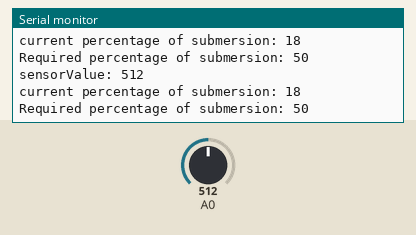
The sketch below on a simulated Arduino Uno, built with avr-gcc and run on an emulated ATmega328P. Parts: the last lines printed to the serial monitor. Inputs (shaded band) come from the test bench; at power-on: A0 = 512.

Above: at 5.3 s.
5.4 s: A0 set to 937
At 6.21 s:
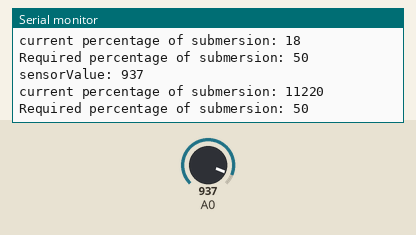
8.5 s: A0 set to 938
At 8.89 s:
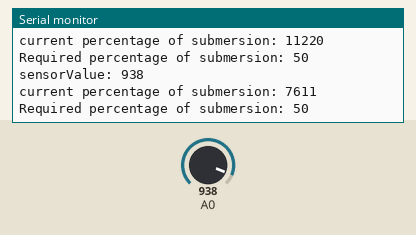
Timing chart, 0 to 11.0 s (numbered marks = the images above; inputs shaded):
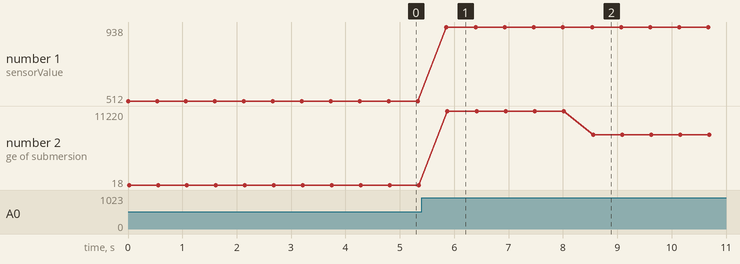

The sketch:

ReadAnalogMoistureSensor.ino
```cpp
//#import <math.h>

#define FULLY_SUBMERGED 415
#define DRY 562
#define PUMP_PIN 2

#define DEFAULT_SUBMERSION_PERCENTAGE 50

// x is reading
int readingToPercentage(int x){
    float pow5 = -1.87999508 * pow(10, -8) * pow(x, 5);
    float pow4 = 4.65073582 * pow(10, -5) * pow(x, 4);
    float pow3 = -4.60101228 * pow(10, -2) * pow(x, 3);
    float pow2 = 2.27579576 * 10 * pow(x, 2);
    float pow1 = -5.62915049 *pow(10, 3) * x;
    float pow0 = 5.57155616 * pow(10, 5);
    return pow5 + pow4 + pow3 + pow2 + pow1 + pow0;
}


int receiveSubmersionCommand(int previousSetting){
    if(Serial.available() <= 0) return previousSetting;
    int submersionPercentageSet = Serial.readString().toInt();
    return submersionPercentageSet;
}

// the setup routine runs once when you press reset:
void setup() {
  // initialize serial communication at 9600 bits per second:
  Serial.begin(9600);

  int sensorValue = analogRead(A0);
  int submersionPercentageReading = readingToPercentage(sensorValue);
  int submersionPercentageSet = receiveSubmersionCommand(DEFAULT_SUBMERSION_PERCENTAGE);

  while(true){
    sensorValue = analogRead(A0);
    submersionPercentageReading = readingToPercentage(sensorValue);
    submersionPercentageSet = receiveSubmersionCommand(submersionPercentageSet);

    Serial.print("sensorValue: ");
    Serial.println(sensorValue);

    Serial.print("current percentage of submersion: ");
    Serial.println(submersionPercentageReading);

    Serial.print("Required percentage of submersion: ");
    Serial.println(submersionPercentageSet);

    if(submersionPercentageReading < submersionPercentageSet ){
      digitalWrite(PUMP_PIN, HIGH);
    }else{
      digitalWrite(PUMP_PIN, LOW);
    }

    delay(500);


  }

}


void loop() {

}
```

Measured:
- after the input at 5.4 s, the serial monitor: prints a new line after 0.46 s (image 1)
- after the input at 8.5 s, the serial monitor: prints a new line at once (image 2)
- plotted number 1: 512 → 937 after the input at 5.4 s, 937 → 938 after the input at 8.5 s
- plotted number 2: 18 → 11220 after the input at 5.4 s, 11220 → 7611 after the input at 8.5 s
